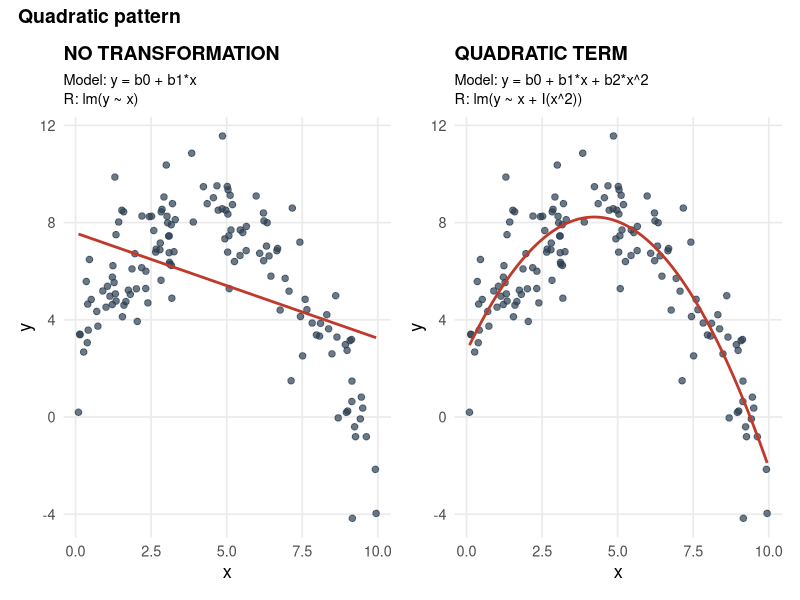
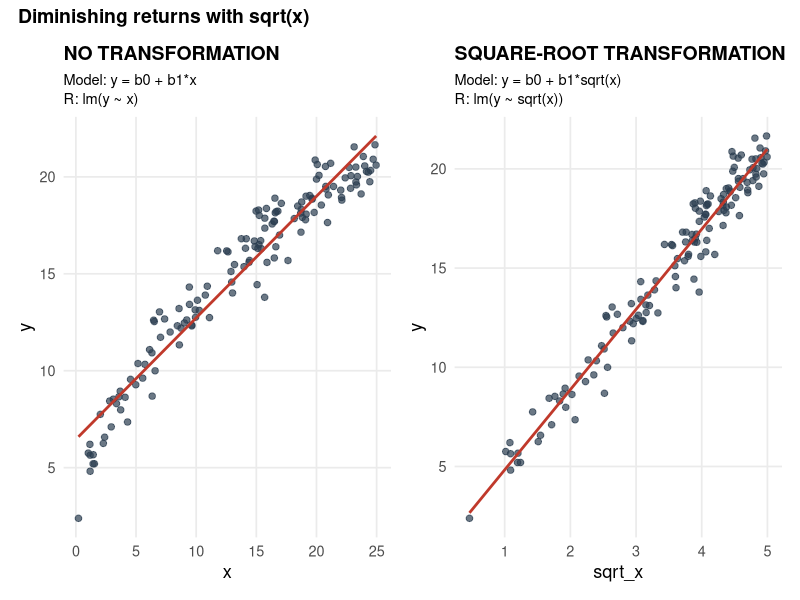
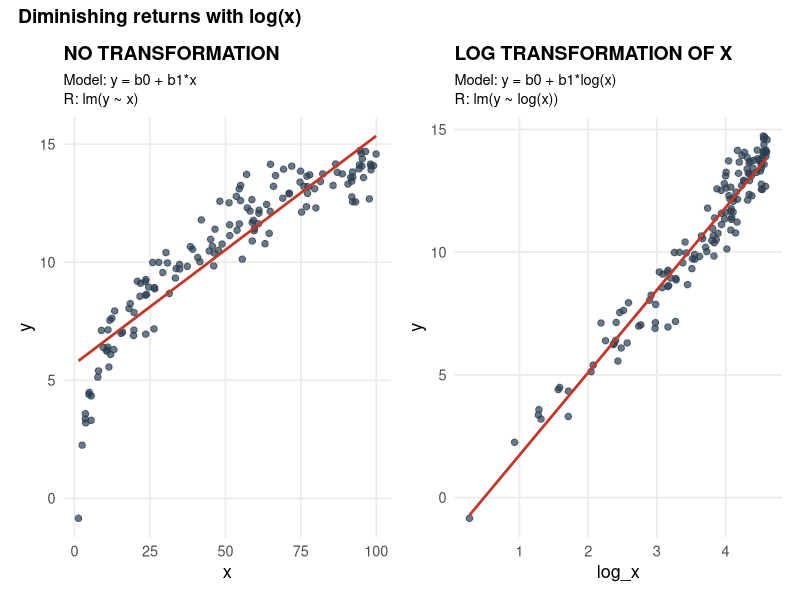
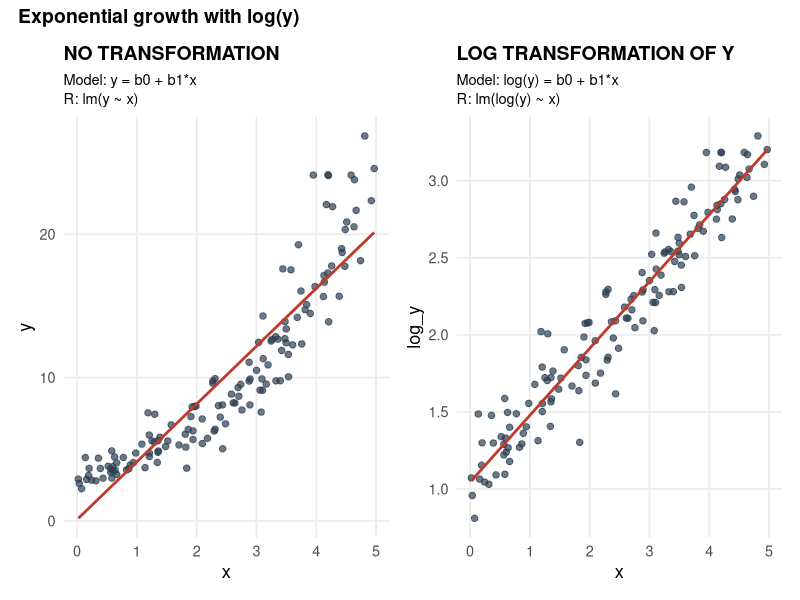
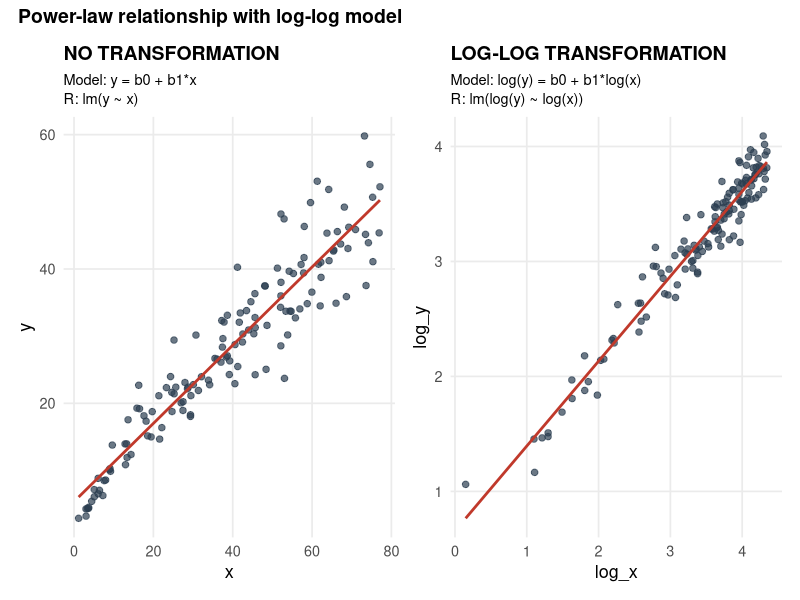

Generate these figures, in order, with R:
## ---- chunk 1
#| echo=FALSE

library(ggplot2)
library(patchwork)
library(dplyr)

theme_set(
  theme_minimal(base_size = 13) +
    theme(
      plot.title = element_text(face = "bold", size = 14),
      plot.subtitle = element_text(size = 10.5, lineheight = 1.08),
      panel.grid.minor = element_blank(),
      legend.position = "none"
    )
)

panel_plot <- function(df, xvar, yvar, panel_title, formula_text, lm_text, smooth_formula = y ~ x) {
  ggplot(df, aes(x = .data[[xvar]], y = .data[[yvar]])) +
    geom_point(alpha = 0.7, color = "#2C3E50", size = 1.9) +
    geom_smooth(method = "lm", formula = smooth_formula, se = FALSE, color = "#C0392B", linewidth = 0.95) +
    labs(
      title = panel_title,
      subtitle = paste0(formula_text, "\n", lm_text),
      x = xvar,
      y = yvar
    )
}

set.seed(1234)
## ---- chunk 2
#| echo=FALSE

n <- 140
x_quad <- runif(n, 0, 10)
quad <- data.frame(
  x = x_quad,
  y = 2 + 3 * x_quad - 0.35 * x_quad^2 + rnorm(n, 0, 1.5)
)

quad_raw <- panel_plot(
  quad, "x", "y",
  "NO TRANSFORMATION",
  "Model: y = b0 + b1*x",
  "R: lm(y ~ x)"
)

quad_fix <- panel_plot(
  quad, "x", "y",
  "QUADRATIC TERM",
  "Model: y = b0 + b1*x + b2*x^2",
  "R: lm(y ~ x + I(x^2))",
  smooth_formula = y ~ x + I(x^2)
)

quad_raw + quad_fix + plot_annotation(title = "Quadratic pattern")
## ---- chunk 3
#| echo=FALSE


n <- 140
x_sqrt <- runif(n, 0.2, 25)
sqrt_df <- data.frame(
  x = x_sqrt,
  y = 1 + 4 * sqrt(x_sqrt) + rnorm(n, 0, 0.9),
  sqrt_x = sqrt(x_sqrt)
)

sqrt_raw <- panel_plot(
  sqrt_df, "x", "y",
  "NO TRANSFORMATION",
  "Model: y = b0 + b1*x",
  "R: lm(y ~ x)"
)

sqrt_fix <- panel_plot(
  sqrt_df, "sqrt_x", "y",
  "SQUARE-ROOT TRANSFORMATION",
  "Model: y = b0 + b1*sqrt(x)",
  "R: lm(y ~ sqrt(x))"
)

sqrt_raw + sqrt_fix + plot_annotation(title = "Diminishing returns with sqrt(x)")
## ---- chunk 4
#| echo=FALSE


n <- 140
x_logx <- runif(n, 1, 100)
logx_df <- data.frame(
  x = x_logx,
  y = -1 + 3.2 * log(x_logx) + rnorm(n, 0, 0.8),
  log_x = log(x_logx)
)

logx_raw <- panel_plot(
  logx_df, "x", "y",
  "NO TRANSFORMATION",
  "Model: y = b0 + b1*x",
  "R: lm(y ~ x)"
)

logx_fix <- panel_plot(
  logx_df, "log_x", "y",
  "LOG TRANSFORMATION OF X",
  "Model: y = b0 + b1*log(x)",
  "R: lm(y ~ log(x))"
)

logx_raw + logx_fix + plot_annotation(title = "Diminishing returns with log(x)")
## ---- chunk 5
#| echo=FALSE

n <- 140
x_logy <- runif(n, 0, 5)
logy_df <- data.frame(
  x = x_logy,
  y = exp(1 + 0.45 * x_logy + rnorm(n, 0, 0.18))
)
logy_df$log_y <- log(logy_df$y)



logy_raw <- panel_plot(
  logy_df, "x", "y",
  "NO TRANSFORMATION",
  "Model: y = b0 + b1*x",
  "R: lm(y ~ x)"
)

logy_fix <- panel_plot(
  logy_df, "x", "log_y",
  "LOG TRANSFORMATION OF Y",
  "Model: log(y) = b0 + b1*x",
  "R: lm(log(y) ~ x)"
)

logy_raw + logy_fix + plot_annotation(title = "Exponential growth with log(y)")
## ---- chunk 6
#| echo=FALSE

n <- 140
x_loglog <- runif(n, 1, 80)
loglog_df <- data.frame(
  x = x_loglog,
  y = exp(0.8 + 0.7 * log(x_loglog) + rnorm(n, 0, 0.15))
)
loglog_df$log_x <- log(loglog_df$x)
loglog_df$log_y <- log(loglog_df$y)

loglog_raw <- panel_plot(
  loglog_df, "x", "y",
  "NO TRANSFORMATION",
  "Model: y = b0 + b1*x",
  "R: lm(y ~ x)"
)

loglog_fix <- panel_plot(
  loglog_df, "log_x", "log_y",
  "LOG-LOG TRANSFORMATION",
  "Model: log(y) = b0 + b1*log(x)",
  "R: lm(log(y) ~ log(x))"
)

loglog_raw + loglog_fix + plot_annotation(title = "Power-law relationship with log-log model")
